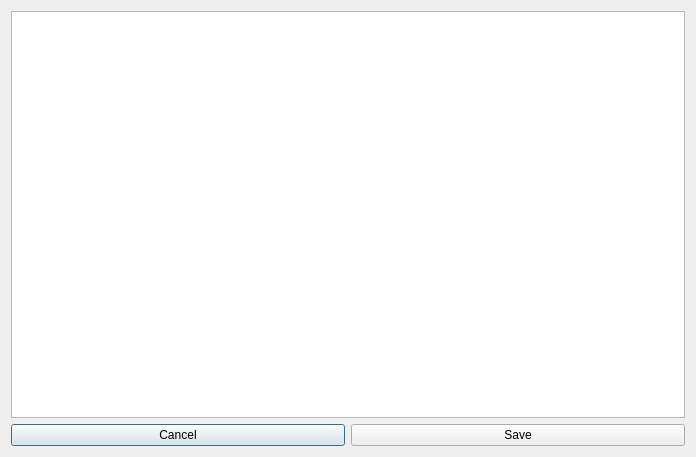
<?xml version="1.0" encoding="UTF-8"?>
<ui version="4.0">
 <class>OCRDialog</class>
 <widget class="QDialog" name="OCRDialog">
  <property name="geometry">
   <rect>
    <x>0</x>
    <y>0</y>
    <width>696</width>
    <height>457</height>
   </rect>
  </property>
  <property name="windowTitle">
   <string>Dialog</string>
  </property>
  <layout class="QGridLayout" name="gridLayout">
   <item row="0" column="0">
    <widget class="QTextEdit" name="displayText">
     <property name="font">
      <font>
       <pointsize>16</pointsize>
      </font>
     </property>
    </widget>
   </item>
   <item row="2" column="0">
    <layout class="QHBoxLayout" name="horizontalLayout">
     <item>
      <widget class="QPushButton" name="cancelButton">
       <property name="text">
        <string>Cancel</string>
       </property>
      </widget>
     </item>
     <item>
      <widget class="QPushButton" name="saveButton">
       <property name="text">
        <string>Save</string>
       </property>
      </widget>
     </item>
    </layout>
   </item>
  </layout>
 </widget>
 <resources/>
 <connections/>
</ui>
